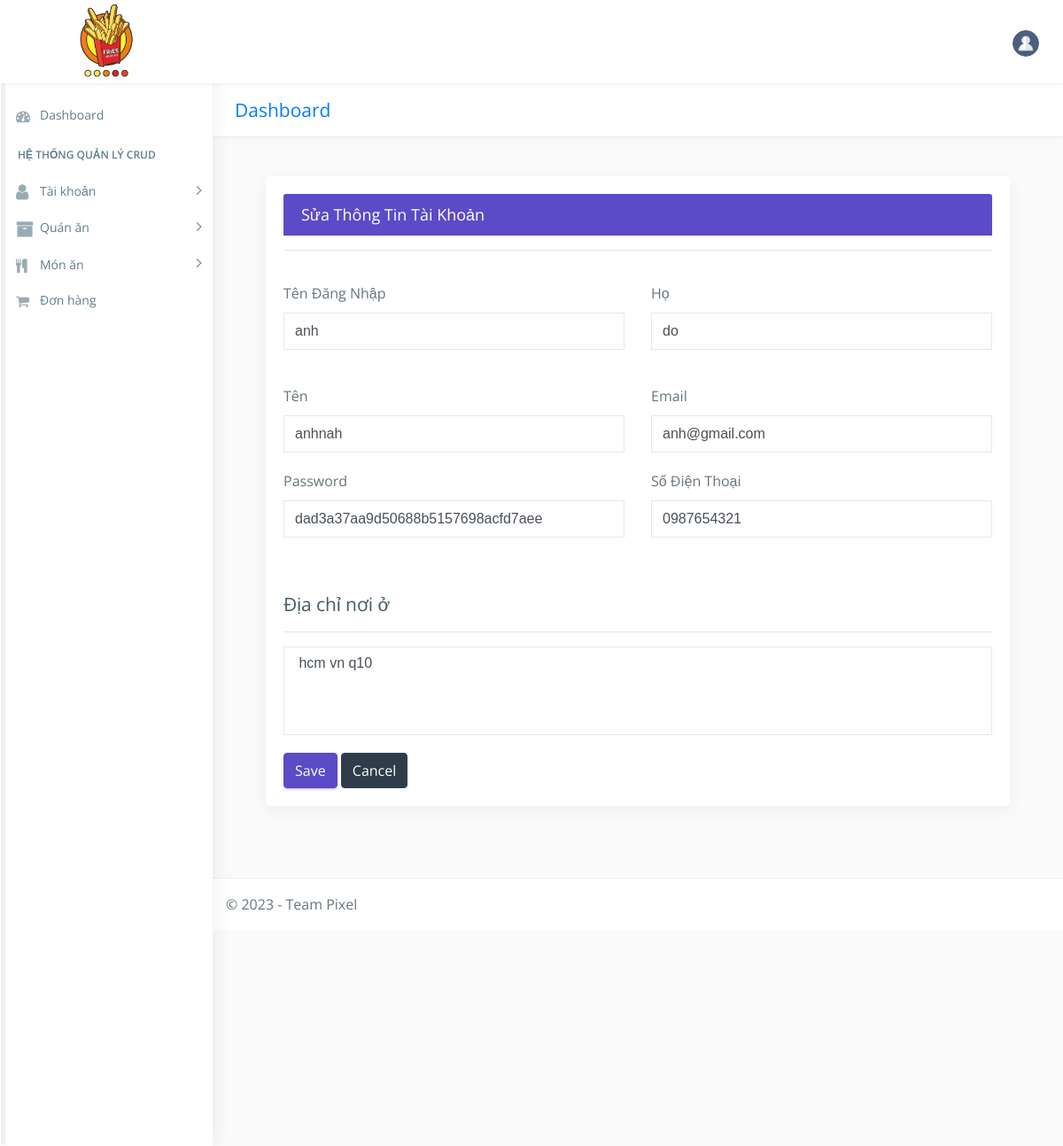
The app's page /admin/update_users.php?user_upd=36 with its own data.
### tables this page shows
CREATE TABLE `users` (
  `u_id` int(222) NOT NULL,
  `username` varchar(222) NOT NULL,
  `f_name` varchar(222) NOT NULL,
  `l_name` varchar(222) NOT NULL,
  `email` varchar(222) NOT NULL,
  `phone` varchar(222) NOT NULL,
  `password` varchar(222) NOT NULL,
  `address` text NOT NULL,
  `status` int(222) NOT NULL DEFAULT 1,
  `date` timestamp NOT NULL DEFAULT current_timestamp() ON UPDATE current_timestamp()
);

### admin/update_users.php (the view, shortened to what this page needs)
<!DOCTYPE html>
<html lang="en">
<?php
include("../connection/connect.php");
?>
<head>
    <link href="css/lib/bootstrap/bootstrap.min.css" rel="stylesheet">
    <link href="css/helper.css" rel="stylesheet">
    <link href="css/style.css" rel="stylesheet">
</head>
<body class="fix-header">
    <div id="main-wrapper">
        <div class="header">
            <nav class="navbar top-navbar navbar-expand-md navbar-light">
                <div class="navbar-header">
                    <a class="navbar-brand" href="dashboard.php">
                        <span><img src="images/logoko.png" alt="homepage" class="dark-logo" style="width: 70px" /></span>
                    </a>
                </div>
                <div class="navbar-collapse">
                    <ul class="navbar-nav my-lg-0">
                        <li class="nav-item dropdown">
                            <a class="nav-link dropdown-toggle text-muted  " href="#" data-toggle="dropdown" aria-haspopup="true" aria-expanded="false"><img src="images/bookingSystem/user-icn.png" alt="user" class="profile-pic" /></a>
                        </li>
                    </ul>
                </div>
            </nav>
        </div>
        <div class="left-sidebar">
            <div class="scroll-sidebar">
                <nav class="sidebar-nav">
                    <ul id="sidebarnav">
                        <li class="nav-label">Home</li>
                        <li> <a href="dashboard.php"><i class="fa fa-tachometer"></i><span>Dashboard</span></a>
                        </li>
                        <li class="nav-label">Hệ thống quản lý CRUD</li>
                        <li> <a class="has-arrow  " href="#" aria-expanded="false"><i class="fa fa-user f-s-20 color-warning"></i><span class="hide-menu">Tài khoản</span></a>
                        </li>
                        <li> <a class="has-arrow  " href="#" aria-expanded="false"><i class="fa fa-archive f-s-20 color-warning"></i><span class="hide-menu">Quán ăn</span></a>
                        </li>
                        <li> <a class="has-arrow  " href="#" aria-expanded="false"><i class="fa fa-cutlery" aria-hidden="true"></i><span class="hide-menu">Món ăn</span></a>
                        </li>
                        <li> <a href="all_orders.php"><i class="fa fa-shopping-cart" aria-hidden="true"></i><span>Đơn
                                    hàng</span></a></li>
                    </ul>
                </nav>
            </div>
        </div>
        <div class="page-wrapper" style="height:1200px;">
            <div class="row page-titles">
                <div class="col-md-5 align-self-center">
                    <h3 class="text-primary">Dashboard</h3>
                </div>
            </div>
            <div class="container-fluid">
                <div class="row">
                    <div class="container-fluid">
                        <div class="col-lg-12">
                            <div class="card card-outline-primary">
                                <div class="card-header">
                                    <h4 class="m-b-0 text-white">Sửa Thông Tin
                                        Tài Khoản</h4>
                                </div>
                                <div class="card-body">
                                    <?php $ssql = "select * from users where u_id='$_GET[user_upd]'";
                                    $res = mysqli_query($db, $ssql);
                                    $newrow = mysqli_fetch_array($res); ?>
                                    <form action='' method='post'>
                                        <div class="form-body">
                                            <hr>
                                            <div class="row p-t-20">
                                                <div class="col-md-6">
                                                    <div class="form-group">
                                                        <label class="control-label">Tên
                                                            Đăng Nhập</label>
                                                        <input type="text" name="uname" class="form-control" value="<?php echo $newrow['username']; ?>" placeholder="username">
                                                    </div>
                                                </div>
                                                <div class="col-md-6">
                                                    <div class="form-group has-danger">
                                                        <label class="control-label">Họ</label>
                                                        <input type="text" name="fname" class="form-control form-control-danger" value="<?php echo $newrow['f_name'];  ?>" placeholder="jon">
                                                    </div>
                                                </div>
                                            </div>
                                            <div class="row p-t-20">
                                                <div class="col-md-6">
                                                    <div class="form-group">
                                                        <label class="control-label">Tên</label>
                                                        <input type="text" name="lname" class="form-control" placeholder="doe" value="<?php echo $newrow['l_name']; ?>">
                                                    </div>
                                                </div>
                                                <div class="col-md-6">
                                                    <div class="form-group has-danger">
                                                        <label class="control-label">Email</label>
                                                        <input type="text" name="email" class="form-control form-control-danger" value="<?php echo $newrow['email'];  ?>" placeholder="example@gmail.com">
                                                    </div>
                                                </div>
                                            </div>
                                            <div class="row">
                                                <div class="col-md-6">
                                                    <div class="form-group">
                                                        <label class="control-label">Password</label>
                                                        <input type="text" name="password" class="form-control form-control-danger" value="<?php echo $newrow['password'];  ?>" placeholder="password">
                                                    </div>
                                                </div>
                                                <div class="col-md-6">
                                                    <div class="form-group">
                                                        <label class="control-label">Số
                                                            Điện Thoại</label>
                                                        <input type="text" name="phone" class="form-control form-control-danger" value="<?php echo $newrow['phone'];  ?>" placeholder="phone">
                                                    </div>
                                                </div>
                                            </div>
                                            <h3 class="box-title m-t-40">Địa chỉ
                                                nơi ở</h3>
                                            <hr>
                                            <div class="row">
                                                <div class="col-md-12 ">
                                                    <div class="form-group">
                                                        <textarea name="address" type="text" style="height:100px;" class="form-control"> <?php echo $newrow['address']; ?> </textarea>
                                                    </div>
                                                </div>
                                            </div>
                                        </div>
                                </div>
                                <div class="form-actions">
                                    <input type="submit" name="submit" class="btn btn-primary" value="Save">
                                    <a href="all_users.php" class="btn btn-inverse">Cancel</a>
                                </div>
                            </div>
                        </div>
                    </div>
                </div>
            </div>
            <footer class="footer"> © 2023 - Team Pixel </footer>
        </div>
    </div>
</body>
</html>

### admin/css/helper.css (style rules this page uses)
.f-s-20 { font-size: 20px!important; }
.m-t-40 { margin-top: 40px!important; }
.m-b-0 { margin-bottom: 0px!important; }
.p-t-20 { padding-top: 20px!important; }

### records on screen
users: uname "anh", fname "do", lname "anhnah", email "anh@gmail.com", password "dad3a37aa9d50688b5157698acfd7aee", phone "0987654321", address "hcm vn q10"
